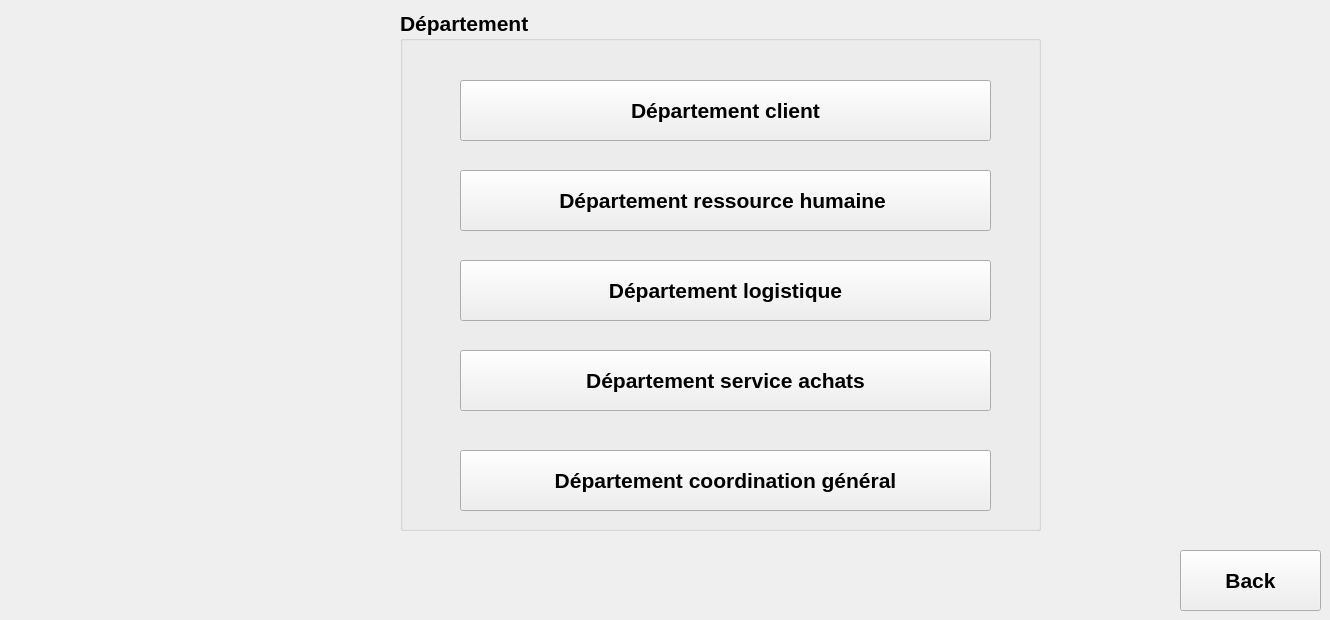
    <widget class="QWidget" name="page_2">
     <widget class="QGroupBox" name="groupBox">
      <property name="geometry">
       <rect>
        <x>400</x>
        <y>10</y>
        <width>641</width>
        <height>521</height>
       </rect>
      </property>
      <property name="font">
       <font>
        <pointsize>16</pointsize>
        <weight>75</weight>
        <bold>true</bold>
       </font>
      </property>
      <property name="title">
       <string>Département</string>
      </property>
      <widget class="QPushButton" name="depclient">
       <property name="geometry">
        <rect>
         <x>60</x>
         <y>70</y>
         <width>531</width>
         <height>61</height>
        </rect>
       </property>
       <property name="font">
        <font>
         <pointsize>16</pointsize>
         <weight>75</weight>
         <bold>true</bold>
        </font>
       </property>
       <property name="text">
        <string>Département client</string>
       </property>
      </widget>
      <widget class="QPushButton" name="depRH">
       <property name="geometry">
        <rect>
         <x>60</x>
         <y>160</y>
         <width>531</width>
         <height>61</height>
        </rect>
       </property>
       <property name="font">
        <font>
         <pointsize>16</pointsize>
         <weight>75</weight>
         <bold>true</bold>
        </font>
       </property>
       <property name="text">
        <string>Département ressource humaine </string>
       </property>
      </widget>
      <widget class="QPushButton" name="depLogistique">
       <property name="geometry">
        <rect>
         <x>60</x>
         <y>250</y>
         <width>531</width>
         <height>61</height>
        </rect>
       </property>
       <property name="font">
        <font>
         <pointsize>16</pointsize>
         <weight>75</weight>
         <bold>true</bold>
        </font>
       </property>
       <property name="text">
        <string>Département logistique</string>
       </property>
      </widget>
      <widget class="QPushButton" name="depSA">
       <property name="geometry">
        <rect>
         <x>60</x>
         <y>340</y>
         <width>531</width>
         <height>61</height>
        </rect>
       </property>
       <property name="font">
        <font>
         <pointsize>16</pointsize>
         <weight>75</weight>
         <bold>true</bold>
        </font>
       </property>
       <property name="text">
        <string>Département service achats</string>
       </property>
      </widget>
      <widget class="QPushButton" name="depCG">
       <property name="geometry">
        <rect>
         <x>60</x>
         <y>440</y>
         <width>531</width>
         <height>61</height>
        </rect>
       </property>
       <property name="font">
        <font>
         <pointsize>16</pointsize>
         <weight>75</weight>
         <bold>true</bold>
        </font>
       </property>
       <property name="text">
        <string>Département coordination général</string>
       </property>
      </widget>
     </widget>
     <widget class="QPushButton" name="backMP">
      <property name="geometry">
       <rect>
        <x>1180</x>
        <y>550</y>
        <width>141</width>
        <height>61</height>
       </rect>
      </property>
      <property name="font">
       <font>
        <pointsize>16</pointsize>
        <weight>75</weight>
        <bold>true</bold>
       </font>
      </property>
      <property name="text">
       <string>Back</string>
      </property>
     </widget>
    </widget>
